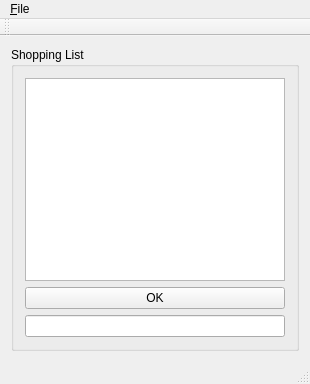
<?xml version="1.0" encoding="UTF-8"?>
<ui version="4.0">
 <class>shoppinglist</class>
 <widget class="QMainWindow" name="shoppinglist">
  <property name="geometry">
   <rect>
    <x>0</x>
    <y>0</y>
    <width>310</width>
    <height>384</height>
   </rect>
  </property>
  <property name="windowTitle">
   <string>shoppinglist</string>
  </property>
  <widget class="QWidget" name="centralWidget">
   <layout class="QHBoxLayout" name="horizontalLayout">
    <item>
     <widget class="QGroupBox" name="groupBox">
      <property name="title">
       <string>Shopping List</string>
      </property>
      <layout class="QVBoxLayout" name="verticalLayout">
       <item>
        <widget class="QListWidget" name="listWidget">
         <property name="acceptDrops">
          <bool>true</bool>
         </property>
        </widget>
       </item>
       <item>
        <widget class="QPushButton" name="pushButton">
         <property name="text">
          <string>OK</string>
         </property>
        </widget>
       </item>
       <item>
        <widget class="QLineEdit" name="lineEdit"/>
       </item>
      </layout>
     </widget>
    </item>
   </layout>
  </widget>
  <widget class="QMenuBar" name="menuBar">
   <property name="geometry">
    <rect>
     <x>0</x>
     <y>0</y>
     <width>310</width>
     <height>22</height>
    </rect>
   </property>
   <widget class="QMenu" name="menu_File">
    <property name="title">
     <string>&amp;File</string>
    </property>
    <addaction name="action_Quit"/>
    <addaction name="actionAbout"/>
   </widget>
   <addaction name="menu_File"/>
  </widget>
  <widget class="QToolBar" name="mainToolBar">
   <attribute name="toolBarArea">
    <enum>TopToolBarArea</enum>
   </attribute>
   <attribute name="toolBarBreak">
    <bool>false</bool>
   </attribute>
  </widget>
  <widget class="QStatusBar" name="statusBar"/>
  <action name="action_Quit">
   <property name="text">
    <string>&amp;Quit</string>
   </property>
   <property name="toolTip">
    <string>Quit Shopping List</string>
   </property>
   <property name="shortcut">
    <string>Ctrl+Q</string>
   </property>
  </action>
  <action name="actionAbout">
   <property name="text">
    <string>&amp;About</string>
   </property>
   <property name="shortcut">
    <string>Ctrl+A</string>
   </property>
  </action>
 </widget>
 <layoutdefault spacing="6" margin="11"/>
 <resources/>
 <connections>
  <connection>
   <sender>action_Quit</sender>
   <signal>triggered()</signal>
   <receiver>shoppinglist</receiver>
   <slot>close()</slot>
   <hints>
    <hint type="sourcelabel">
     <x>-1</x>
     <y>-1</y>
    </hint>
    <hint type="destinationlabel">
     <x>154</x>
     <y>191</y>
    </hint>
   </hints>
  </connection>
  <connection>
   <sender>pushButton</sender>
   <signal>clicked()</signal>
   <receiver>shoppinglist</receiver>
   <slot>on_push_button_clicked()</slot>
   <hints>
    <hint type="sourcelabel">
     <x>154</x>
     <y>285</y>
    </hint>
    <hint type="destinationlabel">
     <x>154</x>
     <y>191</y>
    </hint>
   </hints>
  </connection>
 </connections>
 <slots>
  <slot>on_push_button_clicked()</slot>
 </slots>
</ui>
